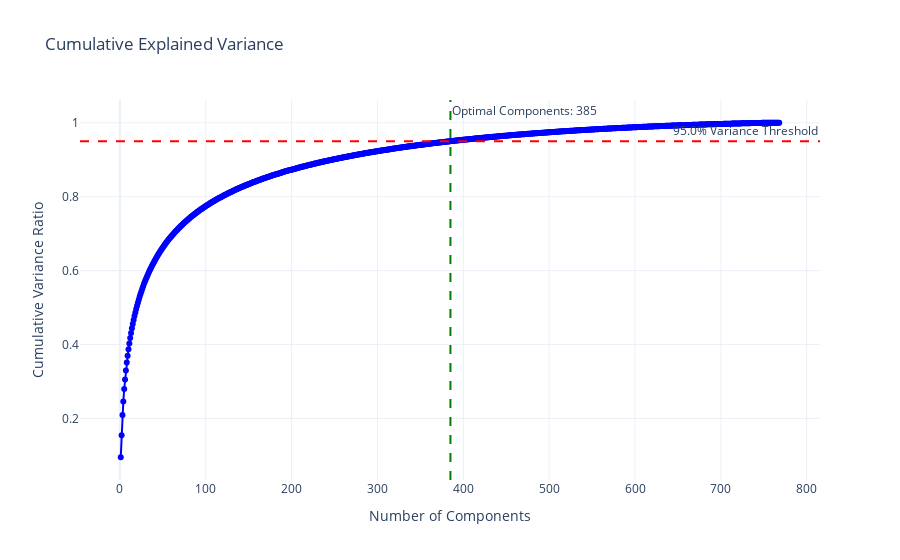

Notebook code for this chart:
### Markdown cell above
## <strong> 2 | Dimensionality reduction</strong>

Since not all features extracted from the images are useful, and also due to the large amount of data, the non relevant data is purged. This has been done through two methods PCA and a enconder only VAE. The following is the code for the PCA which has been programmed to select the number of latent dimensions that capture 95% of the  feature c varaicne

### Code cell
pca_model = sm.PCA(n_components=2) # Select an arbitrary number of components
optimal_n, variance_ratios = pca_model.find_optimal_components(features_np, threshold=0.95)
pca_model.n_components = optimal_n
print(f"Optimal number of components: {optimal_n}")
print(f"Explained variance with {optimal_n} components: {sum(variance_ratios[:optimal_n]):.3f}")

# Apply PCA with the optimal numbe
data = pca_model.fit_transform(features_np)

### Figure 1 — Plotly figure (JSON) as saved in the notebook; plotly's stock layout.template omitted (floating-point values rounded to 4 significant figures; data arrays with more than 128 entries replaced by an {"elided": "..."} marker saying what was removed)
{"data": [{"marker": {"color": "blue"}, "mode": "lines+markers", "name": "Cumulative Explained Variance", "type": "scatter", "x": {"elided": "768 int values"}, "y": {"elided": "768 float values"}}], "layout": {"annotations": [{"showarrow": false, "text": "95.0% Variance Threshold", "x": 1, "xanchor": "right", "xref": "x domain", "y": 0.95, "yanchor": "bottom", "yref": "y"}, {"showarrow": false, "text": "Optimal Components: 385", "x": 385, "xanchor": "left", "xref": "x", "y": 1, "yanchor": "top", "yref": "y domain"}], "shapes": [{"line": {"color": "red", "dash": "dash"}, "type": "line", "x0": 0, "x1": 1, "xref": "x domain", "y0": 0.95, "y1": 0.95, "yref": "y"}, {"line": {"color": "green", "dash": "dash"}, "type": "line", "x0": 385, "x1": 385, "xref": "x", "y0": 0, "y1": 1, "yref": "y domain"}], "title": {"text": "Cumulative Explained Variance"}, "xaxis": {"title": {"text": "Number of Components"}}, "yaxis": {"title": {"text": "Cumulative Variance Ratio"}}}}
